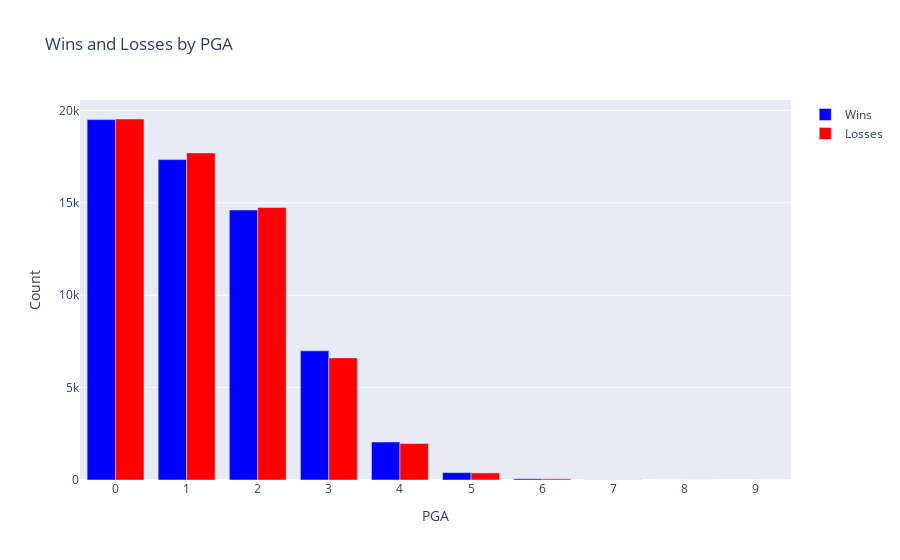

The notebook cell saved with this chart:
### Code cell
import plotly.graph_objects as go

pga_range = list(range(11))

win_PGAs = df[df['result'] == 1]['PGA'].value_counts()
loss_PGAs = df[df['result'] == 0]['PGA'].value_counts()

fig = go.Figure()

fig.add_trace(go.Bar(
    x=pga_range,
    y=win_PGAs,
    name='Wins',
    marker_color='blue'
))

fig.add_trace(go.Bar(
    x=pga_range,
    y=loss_PGAs,
    name='Losses',
    marker_color='red'
))

fig.update_layout(
    title='Wins and Losses by PGA',
    xaxis=dict(
        title='PGA',
        tickmode='array',
        tickvals=pga_range  
    ),
    yaxis_title='Count',
    barmode='group'  
)

fig.show()

### Figure 1 — Plotly figure (JSON) as saved in the notebook; plotly's stock layout.template omitted (floating-point values rounded to 4 significant figures)
{"data": [{"marker": {"color": "blue"}, "name": "Wins", "type": "bar", "x": [0, 1, 2, 3, 4, 5, 6, 7, 8, 9, 10], "y": [19502, 17339, 14613, 6988, 2055, 400, 66, 6, 1]}, {"marker": {"color": "red"}, "name": "Losses", "type": "bar", "x": [0, 1, 2, 3, 4, 5, 6, 7, 8, 9, 10], "y": [19535, 17700, 14750, 6607, 1978, 384, 65, 8, 2, 1]}], "layout": {"barmode": "group", "title": {"text": "Wins and Losses by PGA"}, "xaxis": {"tickmode": "array", "tickvals": [0, 1, 2, 3, 4, 5, 6, 7, 8, 9, 10], "title": {"text": "PGA"}}, "yaxis": {"title": {"text": "Count"}}}}
